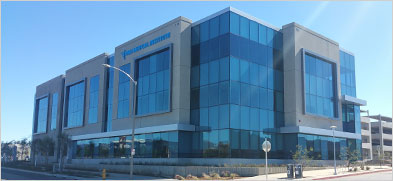
#> input picture sanmarcos.jpg, 393 x 181 px
$ python EdgeDetection.py   (older library calls are emulated)
#> lines starting #> are read from the running program, lines starting #| are printed output that depends on the picture; after the words box and inside, x2 and y2 are one past the last pixel; in counts of white or black regions, pixels touching at a corner belong together
#Edge Detection
import cv2
import numpy as np

img = cv2.imread('sanmarcos.jpg',0)
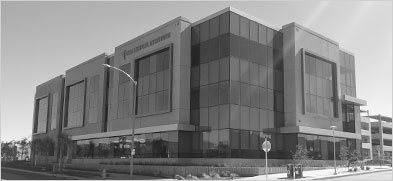
#> img: shape (181, 393); min 25, max 255, mean 132.6


height,width = img.shape
#> height = 181; width = 393


#Extract slop edges
sobel_x = cv2.Sobel(img, cv2.CV_64F, 1, 0, ksize=5)
sobel_y = cv2.Sobel(img, cv2.CV_64F, 0, 1, ksize=5)


cv2.imshow('Original Image',img)
cv2.waitKey(0)

cv2.imshow('Sobel X Image',sobel_x)
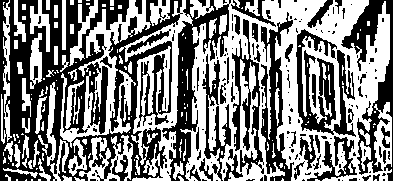
#> window 'Sobel X Image': shape (181, 393); 50.9% white; 194 black regions (143 under 20 px), largest, box (x1, y1, x2, y2) and area: (0, 0, 183, 181) 16312, (162, 0, 231, 181) 3256, (341, 0, 393, 181) 2841
cv2.waitKey(0)

cv2.imshow('Sobel Y Image',sobel_y)
cv2.waitKey(0)

sobel_Or = cv2.bitwise_or(sobel_x,sobel_y)
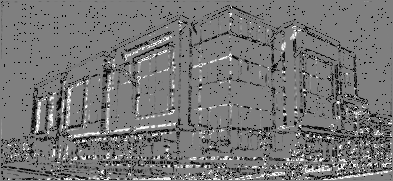
#> sobel_Or: shape (181, 393) float64; 1.19% of the values are NaN or infinite; the others: min -131056, max 131040, mean -7923.1; drawn with min black, max white, NaN and infinite black
cv2.imshow('Sobel or Image',sobel_Or)
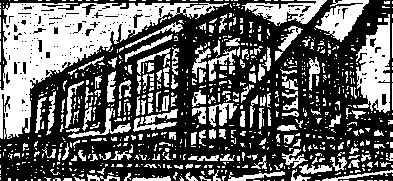
#> window 'Sobel or Image': shape (181, 393); 38.9% white; 807 white regions (646 under 20 px), largest, box (x1, y1, x2, y2) and area: (0, 3, 229, 139) 9397, (356, 14, 390, 113) 2086, (315, 0, 369, 42) 1065
cv2.waitKey(0)

laplacian = cv2.Laplacian(img, cv2.CV_64F)
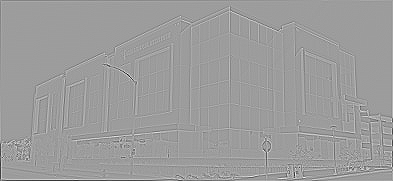
#> laplacian: shape (181, 393) float64; min -454, max 285, mean -0.5; drawn with min black and max white
cv2.imshow('Laplacian Image',laplacian)
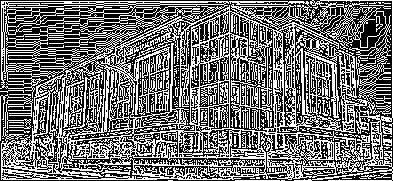
#> window 'Laplacian Image': shape (181, 393); 44.2% white in thin lines or dots
cv2.waitKey(0)

#Canny Edge detection uses gradiant values as thresholds
canny = cv2.Canny(img, 20, 170)
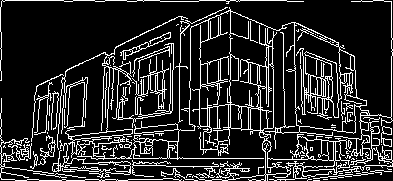
#> canny: shape (181, 393); 16.3% white in thin lines or dots
cv2.imshow('Canny Edge', canny)
cv2.waitKey(0)

cv2.destroyAllWindows()
